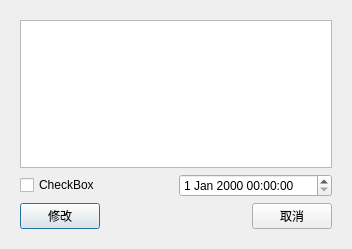
<?xml version="1.0" encoding="UTF-8"?>
<ui version="4.0">
 <class>ModifyTask</class>
 <widget class="QDialog" name="ModifyTask">
  <property name="geometry">
   <rect>
    <x>0</x>
    <y>0</y>
    <width>352</width>
    <height>249</height>
   </rect>
  </property>
  <property name="windowTitle">
   <string>Dialog</string>
  </property>
  <layout class="QHBoxLayout" name="horizontalLayout">
   <item>
    <widget class="QWidget" name="widget_4" native="true">
     <layout class="QVBoxLayout" name="verticalLayout_9">
      <item>
       <widget class="QPlainTextEdit" name="pte_task_detail"/>
      </item>
      <item>
       <layout class="QHBoxLayout" name="horizontalLayout_10">
        <item>
         <widget class="QCheckBox" name="ckb_notify">
          <property name="text">
           <string>CheckBox</string>
          </property>
         </widget>
        </item>
        <item>
         <widget class="QDateTimeEdit" name="dte_notfify"/>
        </item>
       </layout>
      </item>
      <item>
       <layout class="QHBoxLayout" name="horizontalLayout_11">
        <item>
         <widget class="QPushButton" name="btn_modify">
          <property name="text">
           <string>修改</string>
          </property>
         </widget>
        </item>
        <item>
         <spacer name="horizontalSpacer_2">
          <property name="orientation">
           <enum>Qt::Horizontal</enum>
          </property>
          <property name="sizeHint" stdset="0">
           <size>
            <width>40</width>
            <height>20</height>
           </size>
          </property>
         </spacer>
        </item>
        <item>
         <widget class="QPushButton" name="btn_cancel">
          <property name="text">
           <string>取消</string>
          </property>
         </widget>
        </item>
       </layout>
      </item>
     </layout>
    </widget>
   </item>
  </layout>
 </widget>
 <resources/>
 <connections/>
</ui>
